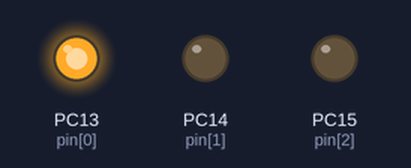
Simulated run of this sketch. Board: STM32 Blue Pill. On the bench: output pins drawn as LEDs (lit = HIGH).

Above: at 0.5 s.
At 2.5 s:
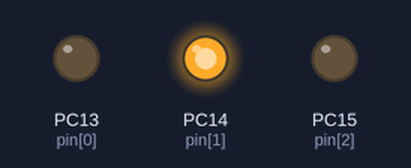
At 4.5 s:
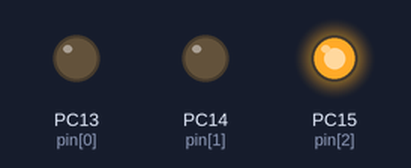
At 5.5 s:
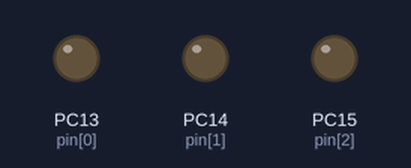
Timing chart, 0 to 7.8 s (numbered marks = the images above):
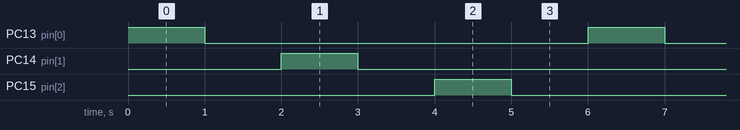

The sketch:

10-11-21_STM32_Blinking_LED.ino
```cpp
// Define STM32's Pin
#define ledMerah PC13
#define ledKuning PC14
#define ledHijau PC15

int pin[] = {PC13, PC14, PC15};

void setup() {
  // Declaration Pin as I/O
  for(int i = 0; i <= 2; i++){
    pinMode(pin[i], OUTPUT);
  }
}

void loop() {
  for(int i = 0; i <= 2; i++){
    digitalWrite(pin[i], HIGH);
    delay(1000);
    digitalWrite(pin[i], LOW);
    delay(1000);
  }

//  digitalWrite(ledMerah, HIGH);
//  delay(2000);
//  digitalWrite(ledMerah, LOW);
//  delay(2000);
//  digitalWrite(ledKuning, HIGH);
//  delay(1000);
//  digitalWrite(ledKuning, LOW);
//  delay(1000);
//  digitalWrite(ledHijau, HIGH);
//  delay(1000);
//  digitalWrite(ledHijau, LOW);
//  delay(1000);
}
```

Measured:
- by itself, PC13 (pin[0]), PC14 (pin[1]), PC15 (pin[2]): alternates HIGH for 1.0 s and LOW for 5.0 s
- by itself, everything shown: repeats every 6.0 s, in 6 steps
